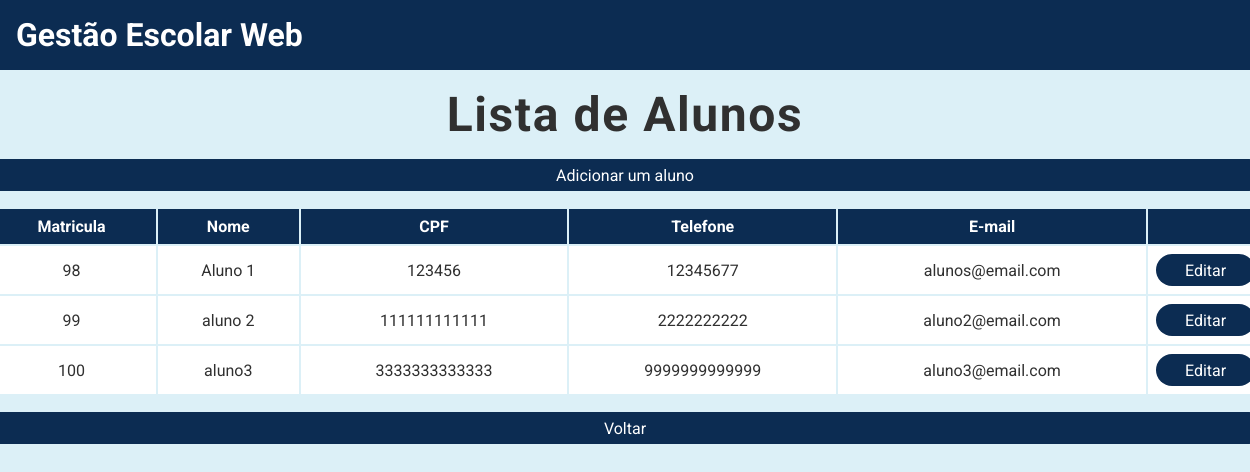
The page /listar/alunos on the database its author committed.
### tables this page shows
CREATE TABLE Alunos (
    matricula INTEGER PRIMARY KEY AUTOINCREMENT,
    nome VARCHAR (255) NOT NULL,
    cpf CHAR (11) NOT NULL,
    telefone CHAR (11),
    email VARCHAR (255) NOT NULL
);

### main.py (the view)
@app.route("/listar/alunos")
def listar_alunos():
    alunos = Aluno.listar()
    return render_template("listar_alunos.html", alunos=alunos)

### aluno.py (called while the page is built)
    @classmethod
    def listar(cls):
        conexao = sqlite3.connect("gestao_escolar.db")
        cursor = conexao.cursor()
        sql = f"""
            SELECT * FROM Alunos
        """
        cursor.execute(sql)
        listaAlunos = cursor.fetchall()
        conexao.close()
        return listaAlunos

### templates/listar_alunos.html
{% extends "base.html" %} {% block conteudo %}
<div class="conteudo-principal">
    <h2>Lista de Alunos</h2>
    <div class="conteudo-tabela">
        <a href="/cadastro/aluno" class="botao-primario">Adicionar um aluno</a>
        <table>
            <tr>
                <th>Matricula</th>
                <th>Nome</th>
                <th>CPF</th>
                <th>Telefone</th>
                <th>E-mail</th>
                <th></th>
            </tr>
            {% if alunos %}
                {% for aluno in alunos %}
                    <tr>
                        <td>{{ aluno[0] }}</td>
                        <td>{{ aluno[1] }}</td>
                        <td>{{ aluno[2] }}</td>
                        <td>{{ aluno[3] }}</td>
                        <td>{{ aluno[4] }}</td>
                        <td><a href="/editar/aluno/{{ aluno[0] }}" class="botao-primario">Editar</a></td>
                    </tr>
                {% endfor %}
            {% else %}
                <td colspan="6">Sem alunos cadastrados.</td>
            {% endif %}
        </table>
        <a href="/" class="botao-primario">Voltar</a>
    </div>
</div>
{% endblock %}

### static/css/style.css (style rules this page uses)
:root { --azul-fraco: rgb(220, 240, 247); --azul-escuro: rgb(12, 44, 82); --preto: rgb(48, 48, 48); --azul-normal: rgb(94, 157, 200); --verde-normal: rgb(21, 238, 108); }
* { margin: 0; padding: 0; box-sizing: border-box; }
body { font-family: 'Roboto', sans-serif; background: var(--azul-fraco); }
a { text-decoration: none; }
.botao-primario { display: flex; background-color: var(--azul-escuro); color: #fff; width: 100%; text-align: center; justify-content: center; align-items: center; border-radius: 3rem; }
main .conteudo-principal { text-align: center; display: flex; justify-content: center; flex-direction: column; align-items: center; margin-bottom: 2rem; }
main .conteudo-principal h2 { margin: 1rem 0 1rem 0; font-size: 3rem; color: var(--preto); letter-spacing: .1rem; }
main .conteudo-principal .conteudo-tabela { width: 80rem; }
main .conteudo-principal .conteudo-tabela .botao-primario { height: 2rem; font-size: 1rem; font-weight: 400; }
main .conteudo-principal .conteudo-tabela table { margin: 1rem 0 1rem 0; width: 100%; }
main .conteudo-principal .conteudo-tabela table th { background: var(--azul-escuro); color: #fff; padding: 0.5rem; }
main .conteudo-principal .conteudo-tabela table td { background: #fff; color: var(--preto); padding: 0.5rem; }

### rows shown on the page
Alunos: matricula "98", nome "Aluno 1", cpf "123456", telefone "12345677", email "alunos@email.com"
Alunos: matricula "99", nome "aluno 2", cpf "111111111111", telefone "2222222222", email "aluno2@email.com"
Alunos: matricula "100", nome "aluno3", cpf "3333333333333", telefone "9999999999999", email "aluno3@email.com"
